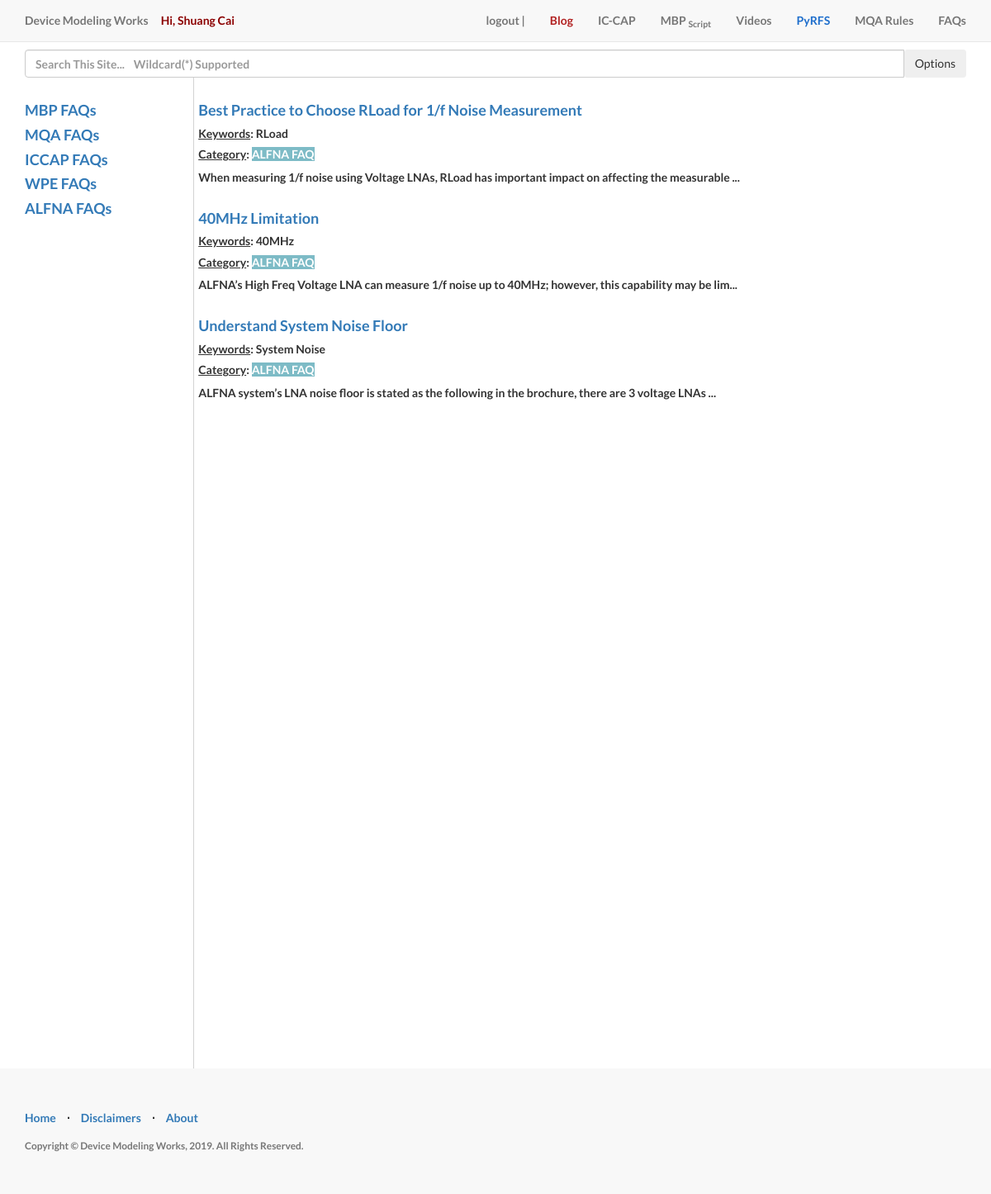
The app's page /alfnafaq (signed in), older data.
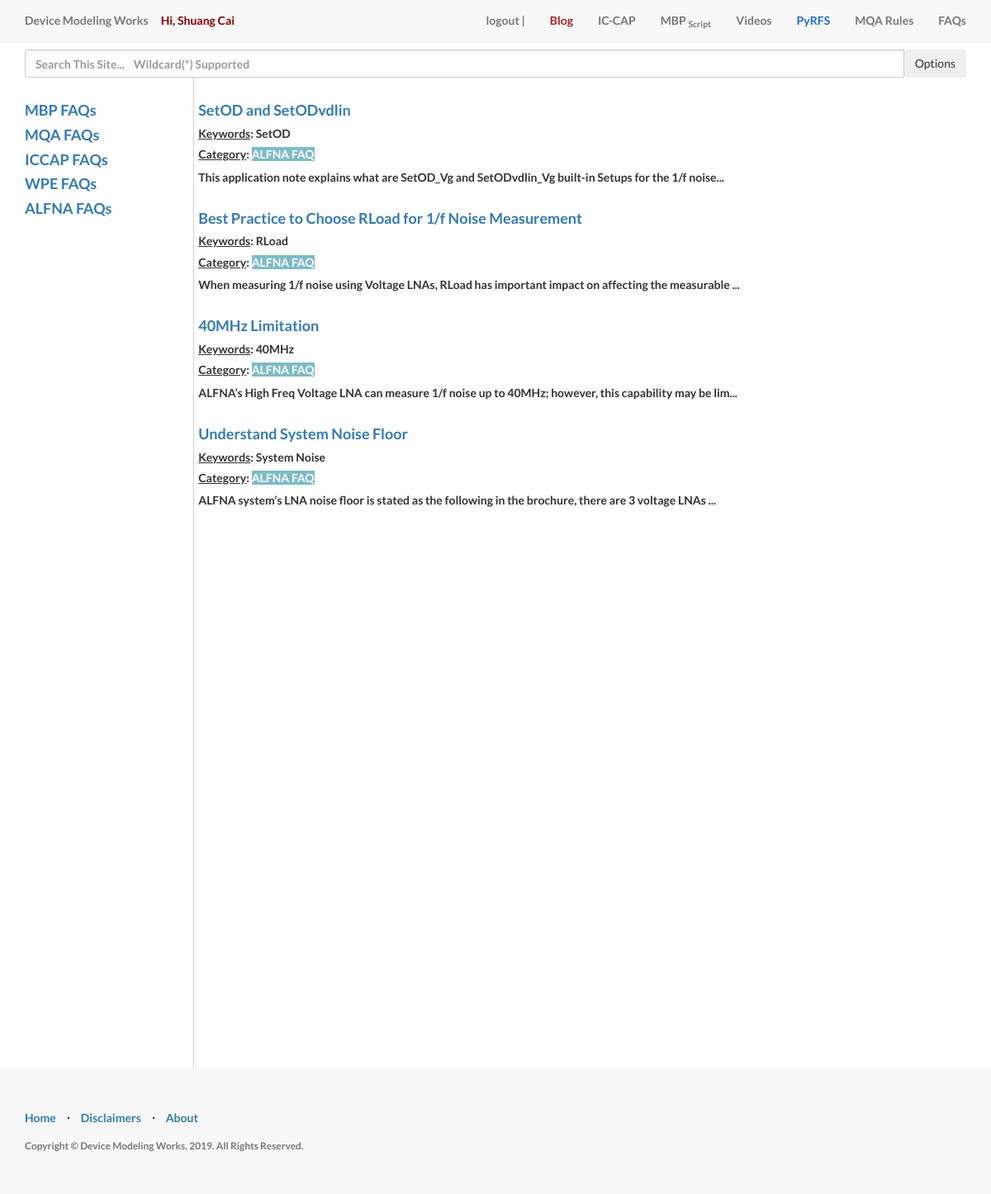
The same page, newer data.
### __init__.py (models this page shows, shortened)
class User(db.Model, UserMixin):
    id = db.Column(db.Integer, primary_key=True)
    email = db.Column(db.String(255), unique=True)
    password = db.Column(db.String(255))
    company = db.Column(db.String(255))
    username = db.Column(db.String(255), unique=True)
    last_login_at = db.Column(db.DateTime())
    current_login_at = db.Column(db.DateTime())
    active = db.Column(db.Boolean())
    confirmed_at = db.Column(db.DateTime())
    last_login_ip = db.Column(db.String(45))
    current_login_ip = db.Column(db.String(45))
    login_count = db.Column(db.Integer)
    roles = db.relationship('Role', secondary=roles_users,
                            backref=db.backref('users', lazy='dynamic'))

class Post(db.Model):
    __searchable__ = ['title', 'abs', 'content']
    id = db.Column(db.Integer(), primary_key=True)
    title = db.Column(db.String(255), unique=True)
    author_id = db.Column(db.Integer)
    abs = db.Column(db.String())
    content = db.Column(db.Text())
    create_date = db.Column(db.DateTime())
    category = db.Column(db.String(128))
    last_modify_date = db.Column(db.DateTime())
    route = db.Column(db.String(128))

### __init__.py (the view)
@app.route(route_alfnafaq_list)
@login_required
def alfnafaq():
    recordPostHistory(route_alfnafaq_list)
    results = Post.query.filter(Post.category == 'alfnafaq').order_by(desc(Post.create_date)).limit(displayUpto).all()
    return render_template('faq/alfna/alfnafaqlist.html', slist=results, func=getCategory)

### __init__.py (called while the page is built, shortened)
def recordPostHistory(rt):
    id = -1  # anonymous, used for public
    if hasattr(current_user, 'id'):
        id = current_user.id
    if id == 3:  # 3 is Shuang Cai, no need to record myself. :)
        return

@app.context_processor
def inject_Search_Options():
    return searchOptions

def getCategory(txt):
    if txt == 'mbpst':
        return "MBP Script Tutorial"
    elif txt == "mbpfaq":
        return "MBP FAQ"
    elif txt == "wpefaq":
        return "WPE FAQ"
    elif txt == "alfnafaq":
        return "ALFNA FAQ"
    elif txt == "video":
        return "Video Demos"
    elif txt == "mqarules":
        return "MQA Rules"
    elif txt == "mqafaq":
        return "MQA FAQ"
    elif txt == "iccapfaq":
        return "ICCAP FAQ"
    elif txt == "blog":
        return "Blog"
    elif txt == "pyrfs":
        return "PyRFS"
    return "Other"

### templates/faq/alfna/alfnafaqlist.html
{% extends "faq/faq_index.html" %}
{% block faqmain %}
{% if slist.__len__()>0 %}
<div style="height: 1000px; overflow:auto">
    {% for item in slist:%}
    <h4><a href="{{item.route}}">{{item.title}}</a></h4>
    <h5><u>Keywords</u>: {{item.abs}}</h5>
    <h5><u>Category</u>: <font style="background-color:#7DBBC6; color:#FFFFFF"> {{ func(item.category) }}</font></h5>
    {% if item.content.__len__()>110 %}
    {{item.content[:100]}}...
    {% else %}
    {{item.content}}
    {% endif %}
    <br/><br/>
    {% endfor %}
    {% else %}
    <h3>No posts yet!</I></h3>
    <br/><br/><br/>
    {% endif %}
</div>
<br>
<br>
<br>
<br>
{% endblock %}

### templates/faq/faq_index.html (shortened to what this page needs)
{% extends "layouts/mf.html" %}
{% block content %}
<div class="container">
        <div style="float:left; width: 18%; height:1200px; margin-right:5px; overflow:auto; border-right-width:1px;border-right-style:solid; border-right-color: #D3D3D3">
            {% include 'faq/toc.html' %}
        </div>
        <div style="float:center; height:1200px; overflow: auto">
            <br/>
            {% block faqmain %}
            {% endblock %}
            <br/><br/>
        </div>
</div>
{% endblock %}

### templates/layouts/mf.html (shortened to what this page needs)
{% extends "layouts/base.html" %}
{% block search %}
<br/><br/><br/>
<div class="container">
    <form method="post" action="/search">
        <div style="float:center;">
            <div class="input-group" id="search_field_w_button">
                <input type="text" class="form-control" name='search'
                       placeholder="Search This Site...    Wildcard(*) Supported">
                <span class="input-group-btn">
                <button class="btn btn-secondary" type="button" name='searchOptionButton' id='searchOptionButton'
                        onclick="displaySearchOptions()">Options</button>
                </span>
            </div>
        </div>
    </form>
</div>
{% endblock %}

### templates/layouts/base.html (shortened to what this page needs)
<!DOCTYPE html>
<html lang="en">
<head>
    <link href="/static/css/bootstrap.min.css" rel="stylesheet">
    <link href="/static/css/landing-page.css" rel="stylesheet">
    <link href="/static/font-awesome/css/font-awesome.min.css" rel="stylesheet" type="text/css">
</head>
<body>
<nav class="navbar navbar-default navbar-fixed-top topnav" role="navigation">
    <div class="container topnav">
        <div class="navbar-header">
            <a class="navbar-brand topnav" href="/">Device Modeling Works</a>
            <a class="navbar-brand topnav" style="color:#8B0000">
                {% if current_user.username.__len__()>0 %}
                Hi, {{current_user.username}}
                {% endif %}
            </a>
        </div>
        <div class="collapse navbar-collapse" id="bs-example-navbar-collapse-1">
            <ul class="nav navbar-nav navbar-right">
                <li>
                    {% if current_user.username.__len__()==0 %}
                    <a href="/login"> login | </a>
                    {% else %}
                    <a href="/logout"> logout | </a>
                    {% endif %}
                </li>
                <li>
                    <a href="/blog"><font style="color:#B22222">Blog</font></a>
                </li>
                <li>
                    <a href="/iccap">IC-CAP</a>
                </li>
                <li>
                    <a href="/mbpst">MBP <sub>Script</sub></a>
                </li>
                <li>
                    <a href="/video">Videos</a>
                </li>
                <li>
                    <a href="/pyrfs"><font style="color:#1E6ECC">PyRFS</font></a>
                </li>
                <li>
                    <a href="/mqarules">MQA Rules</a>
                </li>
                <li>
                    <a href="/faq">FAQs</a>
                </li>
            </ul>
        </div>
    </div>
</nav>
{% block search %}
{% endblock%}
{% block content%}
{% endblock%}
<footer>
    <div class="container">
        <div class="row">
            <div class="col-lg-12">
                <ul class="list-inline">
                    <li>
                        <a href="/">Home</a>
                    </li>
                    <li class="footer-menu-divider">&sdot;</li>
                    <li>
                        <a href="/disclaimer" target="_blank">Disclaimers</a>
                    </li>
                    <li class="footer-menu-divider">&sdot;</li>
                    <li>
                        <a href="/about">About</a>
                    </li>
                </ul>
                <p class="copyright text-muted small">Copyright &copy; Device Modeling Works, 2019. All Rights
                    Reserved. </p>
            </div>
        </div>
    </div>
</footer>
</body>
</html>

### templates/faq/toc.html
<br/>
<div>
    <h4><a href="/mbpfaq">MBP FAQs</a></h4>
    <h4><a href="/mqafaq">MQA FAQs</a></h4>
    <h4><a href="/iccapfaq">ICCAP FAQs</a></h4>
    <h4><a href="/wpefaq">WPE FAQs</a></h4>
    <h4><a href="/alfnafaq">ALFNA FAQs</a></h4>
    <br/><br/><br/><br/><br/>
</div>

### static/css/landing-page.css (style rules this page uses)
body, html { width: 100%; height: 100%; }
body, h1, h2, h3, h4, h5, h6 { font-family: "Lato","Helvetica Neue",Helvetica,Arial,sans-serif; font-weight: 700; }
.topnav { font-size: 14px; }
footer { padding: 50px 0; background-color: #f8f8f8; }
p.copyright { margin: 15px 0 0; }
ul { list-style: disc inside none }
.col-xs-1, .col-sm-1, .col-md-1, .col-lg-1, .col-xs-2, .col-sm-2, .col-md-2, .col-lg-2, .col-xs-3, .col-sm-3, .col-md-3, .col-lg-3, .col-xs-4, .col-sm-4, .col-md-4, .col-lg-4, .col-xs-5, .col-sm-5, .col-md-5, .col-lg-5, .col-xs-6, .col-sm-6, .col-md-6, .col-lg-6, .col-xs-7, .col-sm-7, .col-md-7, .col-lg-7, .col-xs-8, .col-sm-8, .col-md-8, .col-lg-8, .col-xs-9, .col-sm-9, .col-md-9, .col-lg-9, .col-xs-10, .col-sm-10, .col-md-10, .col-lg-10, .col-xs-11, .col-sm-11, .col-md-11, .col-lg-11, .col-xs-12, .col-sm-12, .col-md-12, .col-lg-12 { position: relative; min-height: 1px; padding-right: 15px; padding-left: 15px; }
.row { margin-right: -15px; margin-left: -15px; }

Row changes from the older to the newer data that the page shows:
added Post: title "SetOD and SetODvdlin", abs "SetOD", category "ALFNA FAQ", content "This application note explains what are SetOD_Vg and SetODvdlin_Vg built-in Setups for the 1/f noise"
